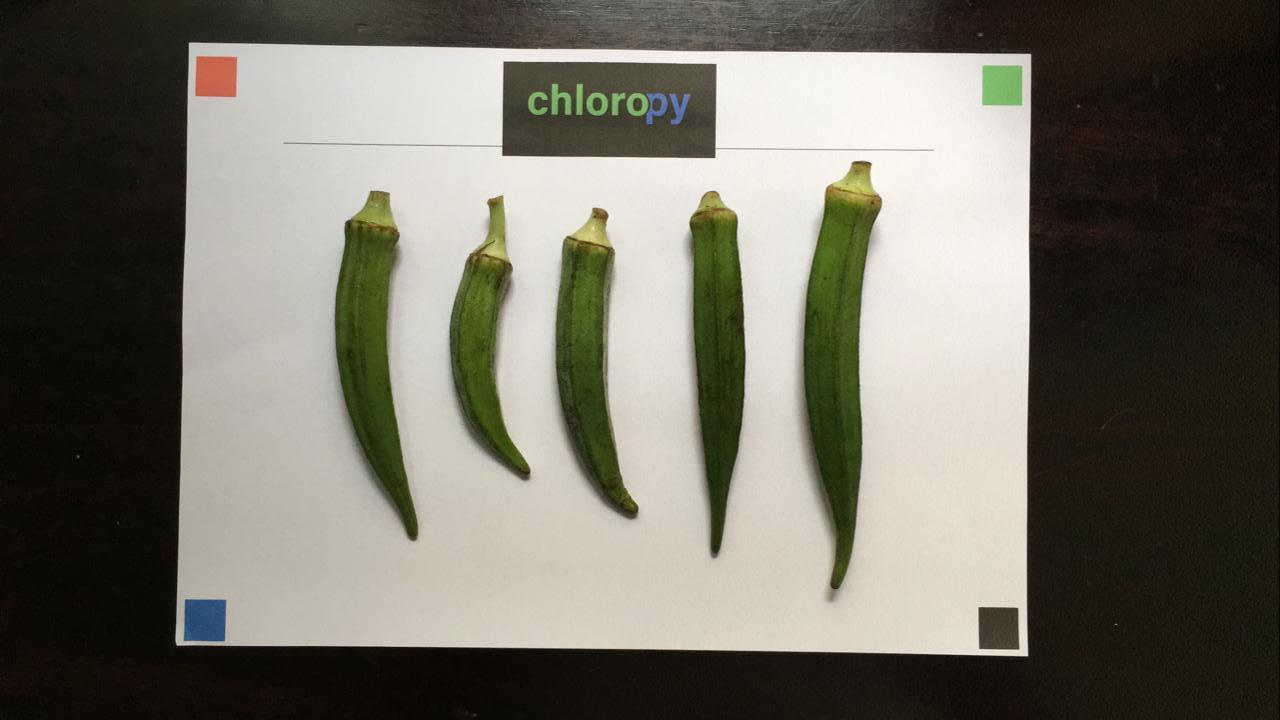
#> input picture shivv/images/raw/1.jpeg, 1280 x 720 px
$ python fruit_dimensions.py
#> lines starting #> are read from the running program, lines starting #| are printed output that depends on the picture; after the words box and inside, x2 and y2 are one past the last pixel; in counts of white or black regions, pixels touching at a corner belong together
### shivv/detect_paper.py
# import the necessary packages
import os
import cv2
import imutils
import numpy as np
from skimage.filters import threshold_local

def order_points(pts):
	# initialzie a list of coordinates that will be ordered
	# such that the first entry in the list is the top-left,
	# the second entry is the top-right, the third is the
	# bottom-right, and the fourth is the bottom-left
	rect = np.zeros((4, 2), dtype = "float32")
	# the top-left point will have the smallest sum, whereas
	# the bottom-right point will have the largest sum
	s = pts.sum(axis = 1)
	rect[0] = pts[np.argmin(s)]
	rect[2] = pts[np.argmax(s)]
	# now, compute the difference between the points, the
	# top-right point will have the smallest difference,
	# whereas the bottom-left will have the largest difference
	diff = np.diff(pts, axis = 1)
	rect[1] = pts[np.argmin(diff)]
	rect[3] = pts[np.argmax(diff)]
	# return the ordered coordinates
	return rect

def four_point_transform(image, pts):
	# obtain a consistent order of the points and unpack them
	# individually
	rect = order_points(pts)
	(tl, tr, br, bl) = rect
	# compute the width of the new image, which will be the
	# maximum distance between bottom-right and bottom-left
	# x-coordiates or the top-right and top-left x-coordinates
	widthA = np.sqrt(((br[0] - bl[0]) ** 2) + ((br[1] - bl[1]) ** 2))
	widthB = np.sqrt(((tr[0] - tl[0]) ** 2) + ((tr[1] - tl[1]) ** 2))
	maxWidth = max(int(widthA), int(widthB))
	# compute the height of the new image, which will be the
	# maximum distance between the top-right and bottom-right
	# y-coordinates or the top-left and bottom-left y-coordinates
	heightA = np.sqrt(((tr[0] - br[0]) ** 2) + ((tr[1] - br[1]) ** 2))
	heightB = np.sqrt(((tl[0] - bl[0]) ** 2) + ((tl[1] - bl[1]) ** 2))
	maxHeight = max(int(heightA), int(heightB))
	# now that we have the dimensions of the new image, construct
	# the set of destination points to obtain a "birds eye view",
	# (i.e. top-down view) of the image, again specifying points
	# in the top-left, top-right, bottom-right, and bottom-left
	# order
	dst = np.array([
		[0, 0],
		[maxWidth - 1, 0],
		[maxWidth - 1, maxHeight - 1],
		[0, maxHeight - 1]], dtype = "float32")
	# compute the perspective transform matrix and then apply it
	M = cv2.getPerspectiveTransform(rect, dst)
	warped = cv2.warpPerspective(image, M, (maxWidth, maxHeight))
	# return the warped image
	return warped

def transform_sheet(image):
    # load the image and compute the ratio of the old height
    # to the new height, clone it, and resize it
    ratio = image.shape[0] / 500.0
    orig = image.copy()
    image = imutils.resize(image, height = 500)
    # convert the image to grayscale, blur it, and find edges
    # in the image
    gray = cv2.cvtColor(image, cv2.COLOR_BGR2GRAY)
    gray = cv2.GaussianBlur(gray, (5, 5), 0)
    edged = cv2.Canny(gray, 75, 200)
    cnts = cv2.findContours(edged.copy(), cv2.RETR_LIST, cv2.CHAIN_APPROX_SIMPLE)
    cnts = imutils.grab_contours(cnts)
    cnts = sorted(cnts, key = cv2.contourArea, reverse = True)[:5]
        # loop over the contours
    for c in cnts:
    	# approximate the contour
    	peri = cv2.arcLength(c, True)
    	approx = cv2.approxPolyDP(c, 0.02 * peri, True)
    	# if our approximated contour has four points, then we
    	# can assume that we have found our screen
    	if len(approx) == 4:
    		screenCnt = approx
    		break
    warped = four_point_transform(orig, screenCnt.reshape(4, 2) * ratio)
    return warped


# [10 lines that do not run on import are left out]

### shivv/fruit_detection.py
import os
import cv2

# [6 lines left out: function get_n_roi, not called in this run]

def get_roi(img):
    return cv2.selectROI(img)

# [19 lines left out: function image_resize, not called in this run]

### shivv/fruit_dimensions.py
import cv2
import numpy as np
import matplotlib.pyplot as plt
from shapely.geometry import LineString
import math
from skimage.io import imread
import os
from fruit_color import generate_mask
from detect_paper import transform_sheet
from fruit_detection import get_roi

# [16 lines left out: functions hsv_slicing, get_length, not called in this run]


def midpoint(p1, p2):
    return [(p1[0] + p2[0]) / 2, (p1[1] + p2[1]) / 2]


# [35 lines left out: functions findIntersection, get_diameter, not called in this run]


if __name__=='__main__':
    IMG_PATH = os.path.join(os.getcwd(), "images", "raw", "1.jpeg") # Input image path
    CHART_PATH = os.path.join(os.getcwd(), "images")# Json Path
    img = cv2.imread(IMG_PATH) #Not CV2 from SKImage
#> img is the input picture: shape (720, 1280, 3); mean B, G, R 101.7, 112.4, 115.2
    img = transform_sheet(img)
#> in transform_sheet, `gray = cv2.cvtColor(image, cv2.COLOR_BGR2GRAY)`:
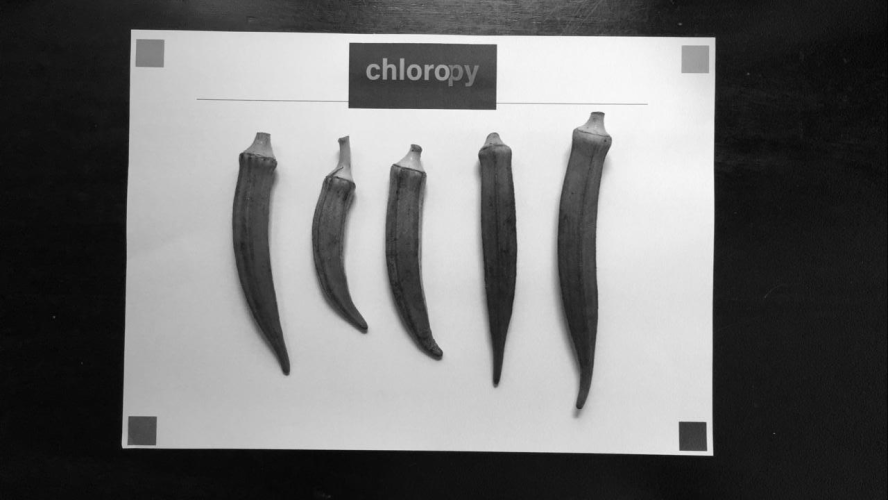
#> gray: shape (500, 888); min 3, max 250, mean 112
#> in transform_sheet, `edged = cv2.Canny(gray, 75, 200)`:
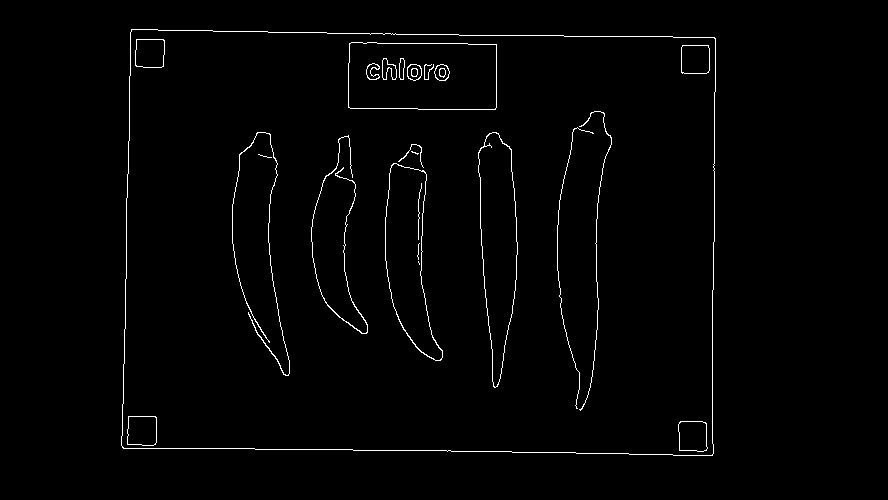
#> edged: shape (500, 888); 1.4% white in thin lines or dots, all inside (x1, y1, x2, y2) = (121, 29, 716, 456)
#> in transform_sheet, `cnts = cv2.findContours(edged.copy(), cv2.RETR_LIST, cv2.CHAIN_APPROX_..`: cnts = 41 contours, 8 with area under 20; largest, box (x1, y1, x2, y2) and area: (121, 29, 716, 456) 244896, (121, 29, 716, 456) 244892, (348, 42, 497, 110) 9670, (348, 42, 497, 110) 9668, (478, 132, 518, 388) 6668
#> in transform_sheet, `cnts = sorted(cnts, key = cv2.contourArea, reverse = True)[:5]`: cnts = 5 contours; box (x1, y1, x2, y2) and area: (121, 29, 716, 456) 244896, (121, 29, 716, 456) 244892, (348, 42, 497, 110) 9670, (348, 42, 497, 110) 9668, (478, 132, 518, 388) 6668
#> the loop in transform_sheet, `for c in cnts:` made 1 pass
#> (peri, screenCnt) on pass 1: (2029.3, [[131, 29], [123, 448], [712, 455], [714, 37]])
#> in order_points, `s = pts.sum(axis = 1)`: s = [230.4, 822.2, 1680.5, 1081.4]
#> in order_points, `diff = np.diff(pts, axis = 1)`: diff = [-146.9, 468, -370.1, -974.9]
#> in four_point_transform, `rect = order_points(pts)`: rect = [[188.6, 41.76], [1028.2, 53.28], [1025.3, 655.2], [177.1, 645.1]]
#> in four_point_transform, `(tl, tr, br, bl) = rect`: tl = [188.6, 41.76]; tr = [1028.2, 53.28]; br = [1025.3, 655.2]; bl = [177.1, 645.1]
#> in four_point_transform, `widthA = np.sqrt(((br[0] - bl[0]) ** 2) + ((br[1] - bl[1]) ** 2))`: widthA = 848.2
#> in four_point_transform, `widthB = np.sqrt(((tr[0] - tl[0]) ** 2) + ((tr[1] - tl[1]) ** 2))`: widthB = 839.6
#> in four_point_transform, `maxWidth = max(int(widthA), int(widthB))`: maxWidth = 848
#> in four_point_transform, `heightA = np.sqrt(((tr[0] - br[0]) ** 2) + ((tr[1] - br[1]) ** 2))`: heightA = 601.9
#> in four_point_transform, `heightB = np.sqrt(((tl[0] - bl[0]) ** 2) + ((tl[1] - bl[1]) ** 2))`: heightB = 603.5
#> in four_point_transform, `maxHeight = max(int(heightA), int(heightB))`: maxHeight = 603
#> in four_point_transform, `dst = np.array([ [0, 0], [maxWidth - 1, 0], [maxWidth - 1, maxHeight -..`: dst = [[0, 0], [847, 0], [847, 602], [0, 602]]
#> in four_point_transform, `M = cv2.getPerspectiveTransform(rect, dst)`: M = [[1.01, 0.0192, -190.6], [-0.0138, 1.01, -39.48], [-3.28e-06, 1.7e-05, 1]]
#> in four_point_transform, `warped = cv2.warpPerspective(image, M, (maxWidth, maxHeight))`:
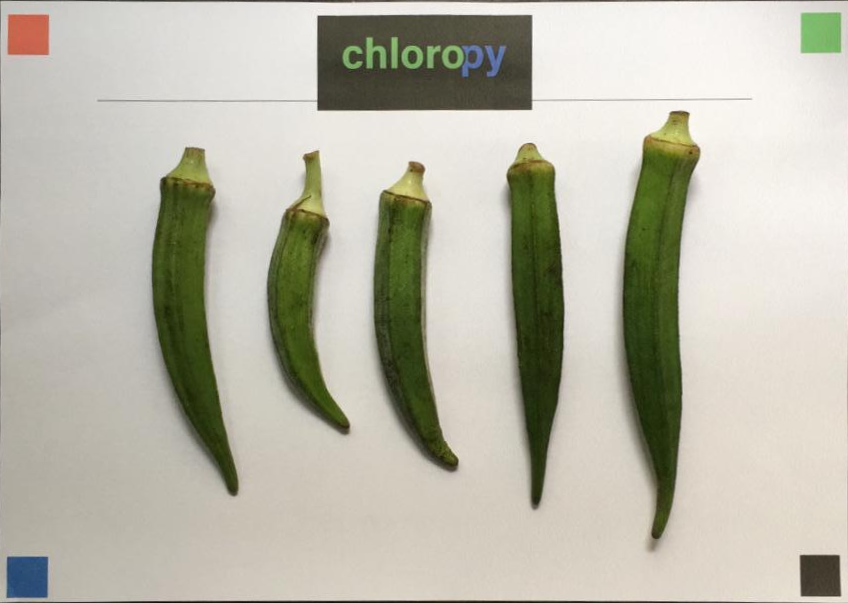
#> warped: shape (603, 848, 3); mean B, G, R 170.3, 184.5, 186.5
    scale_len = 2403 - 534 #Scale to pixel Ratio
    cm_to_pixel = 15 / scale_len #15cm Y_Value extraction
#> (the run stopped early here; a loop or call above may not have finished)
